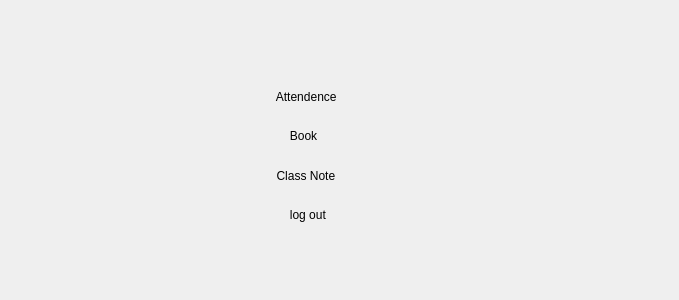
<?xml version="1.0" encoding="UTF-8"?>
<ui version="4.0">
 <class>username</class>
 <widget class="QDialog" name="username">
  <property name="geometry">
   <rect>
    <x>0</x>
    <y>0</y>
    <width>679</width>
    <height>300</height>
   </rect>
  </property>
  <property name="windowTitle">
   <string>Dialog</string>
  </property>
  <widget class="QWidget" name="">
   <property name="geometry">
    <rect>
     <x>210</x>
     <y>80</y>
     <width>181</width>
     <height>151</height>
    </rect>
   </property>
   <layout class="QVBoxLayout" name="verticalLayout">
    <item>
     <widget class="QLabel" name="label">
      <property name="text">
       <string>                    Attendence</string>
      </property>
     </widget>
    </item>
    <item>
     <widget class="QLabel" name="label_4">
      <property name="text">
       <string>                        Book</string>
      </property>
     </widget>
    </item>
    <item>
     <widget class="QLabel" name="label_3">
      <property name="text">
       <string>                    Class Note</string>
      </property>
     </widget>
    </item>
    <item>
     <widget class="QLabel" name="label_2">
      <property name="text">
       <string>                        log out</string>
      </property>
     </widget>
    </item>
   </layout>
  </widget>
 </widget>
 <resources/>
 <connections/>
</ui>
